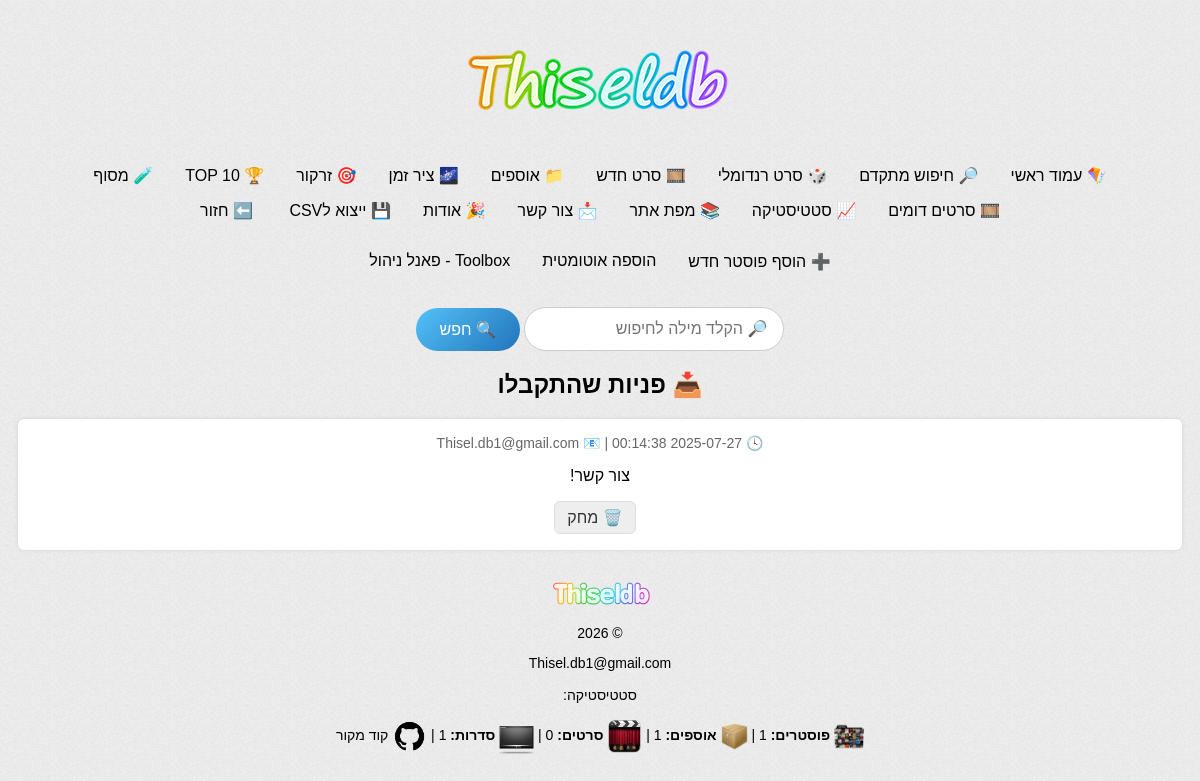
The page /manage_contacts.php on the database as committed earlier.
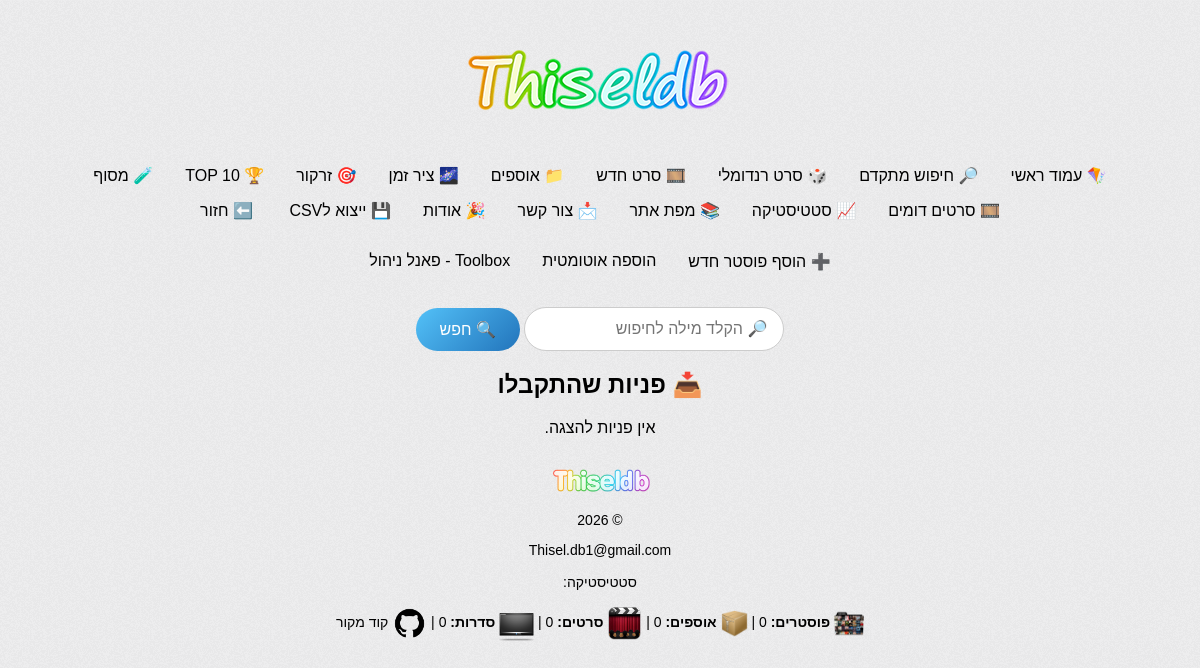
The same page on the database as committed later.
### tables this page shows
CREATE TABLE `contact_requests` (
  `id` int(11) NOT NULL,
  `email` varchar(255) DEFAULT NULL,
  `message` text DEFAULT NULL,
  `created_at` timestamp NULL DEFAULT current_timestamp()
);

### init.php (called while the page is built, shortened)
<?php
require_once 'server.php';
if (isset($conn) && $conn instanceof mysqli) {
    $conn->query("UPDATE visitors SET count = count + 1 WHERE id = 1");
    if (!isset($_COOKIE['visitor_counted'])) {
        $conn->query("UPDATE unique_visitors SET count = count + 1 WHERE id = 1");
    }
}
$total_query = $conn->query("SELECT COUNT(*) AS total FROM posters");
$total_posters = $total_query->fetch_assoc()['total'] ?? 0;
$collections_query = $conn->query("SELECT COUNT(*) as c FROM collections");
$total_collections = $collections_query->fetch_assoc()['c'] ?? 0;
$movies_query = $conn->query("SELECT COUNT(*) AS c FROM posters p JOIN poster_types pt ON pt.id = p.type_id WHERE pt.code = 'movie'");
$total_movies = $movies_query->fetch_assoc()['c'] ?? 0;
$series_query = $conn->query("SELECT COUNT(*) AS c FROM posters p JOIN poster_types pt ON pt.id = p.type_id WHERE pt.code = 'series'");
$total_series = $series_query->fetch_assoc()['c'] ?? 0;
?>

### manage_contacts.php (the view, shortened to what this page needs)
<?php
require_once 'server.php';
$res = $conn->query("SELECT * FROM contact_requests ORDER BY created_at DESC");
function h($v){ return htmlspecialchars((string)$v, ENT_QUOTES, 'UTF-8'); }
include 'header.php';
?>
<!DOCTYPE html>
<html lang="he" dir="rtl">
<head>
</head>
<body>
<h2>📥 פניות שהתקבלו</h2>
<?php if ($res && $res->num_rows > 0): ?>
  <?php while ($row = $res->fetch_assoc()): ?>
    <div class="entry">
      <div class="info">
        🕓 <?= h($row['created_at']) ?> |
        📧 <?= h($row['email']) ?>
      </div>
      <p><?= nl2br(h($row['message'])) ?></p>
      <form method="post" action="manage_contacts.php" class="inline" onsubmit="return confirm('למחוק את הפנייה?');">
        <button type="submit" class="btn">🗑️ מחק</button>
      </form>
    </div>
  <?php endwhile; ?>
<?php else: ?>
  <p>אין פניות להצגה.</p>
<?php endif; ?>
</body>
</html>
<?php include 'footer.php'; ?>

### nav.php (shortened to what this page needs)
<?php
$current = basename($_SERVER['PHP_SELF']);
?>
<link rel="stylesheet" href="style.css">
<div class="w3-bar w3-padding" style="text-align:center; ">
  <?php
  $pages = [
    'index.php' => '🪁 עמוד ראשי',
    'home.php' => '🔎 חיפוש מתקדם',
    'random.php' => '🎲 סרט רנדומלי',
    'new-movie-imdb.php' => '🎞️ סרט חדש',
    'collections.php' => '📁 אוספים',
    'universe.php' => '🌌 ציר זמן',
    'spotlight.php' => '🎯 זרקור',
    'top.php' => '🏆 TOP 10',
    'full-info.php' => '🧪 מסוף',
    'similar_all.php' => '🎞️ סרטים דומים',
     'stats.php' => '📈 סטטיסטיקה',
     'site-map.php' => '📚 מפת אתר',
     'contact.php' => '📩 צור קשר',
     'about.php' => '🎉 אודות',
    'export.php' => '💾 ייצוא לCSV',
  ];
    foreach ($pages as $file => $label) {
    $active = $current == $file ? 'active w3-black' : '';
    echo "<a href='$file' class='w3-button $active'>$label</a>";
  }
  ?>
  <a href="javascript:history.back()" class="w3-button">⬅️ חזור</a>
</div>
<div class="w3-bar w3-padding" style="text-align:center;">
  <?php
  $pages = [
    'add.php' => '➕ הוסף פוסטר חדש',
    'auto-add.php' => 'הוספה אוטומטית',
    'toolbox.php' => 'Toolbox - פאנל ניהול',
  ];
    foreach ($pages as $file => $label) {
    $active = $current == $file ? 'active w3-black' : '';
    echo "<a href='$file' class='w3-button $active'>$label</a>";
  }
  ?>
</div>
<div class="search-container" class="search-button">
  <form method="get" action="search.php">
    <input type="text" name="q" placeholder="🔎 הקלד מילה לחיפוש">
    <button type="submit" class="search-button">🔍 חפש</button>
  </form>
</div>

### footer.php (shortened to what this page needs)
<footer style="text-align:center; margin-top:30px; font-size:14px;">
   <a href="index.php"><img src="images/logo1.png" style="width:100px" alt="Thiseldb" title="Thiseldb"></a>
   <br>
   <p>&copy; <?= date("Y")?></p>
   <a class="white" href="mailto:Thisel.db1@gmail.com">Thisel.db1@gmail.com</a>
   <br><br>
   סטטיסטיקה:<br><br>
   <div class="box center">
     <span><strong><img src="images/types/posters.png" alt="Poster" width="30px" style="vertical-align: middle;"> פוסטרים: </strong><?= number_format($total_posters) ?></span> |
     <a href="collections.php" target="_blank" class="white"><strong><img style="vertical-align: middle;" src="images/types/archive.png" alt="Archive" width="27px"> אוספים: </strong><?= number_format($total_collections) ?></a> |
     <a href="home.php?type%5B%5D=3" target="_blank" class="white"><strong><img src="images/types/movie.png" alt="Movie" width="35px" style="vertical-align: middle;"> סרטים: </strong><?= number_format($total_movies) ?></a> |
     <a href="home.php?type%5B%5D=4" target="_blank" class="white"><strong><img style="vertical-align: middle;" src="images/types/series.png" alt="Series" width="35px"> סדרות: </strong><?= number_format($total_series) ?></a> |
     <a href="https://github.com/xrTor/Thiseldb" target="_blank" class="white"><img src="images/types/github.png" class="logo" alt="Github" width="35px" style="vertical-align: middle;"> קוד מקור</a>
   </div><br><br>
</footer>
</body>
</html>

Rows that differ between the two databases and show on the page:
removed contact_requests: created_at "2025-07-27 00:14:38", email "Thisel.db1@gmail.com", message "צור קשר!"
Other text that changed with them:
$total_posters: "1" → "0"
$total_collections: "1" → "0"
$total_series: "1" → "0"
text now shown: "אין פניות להצגה."
